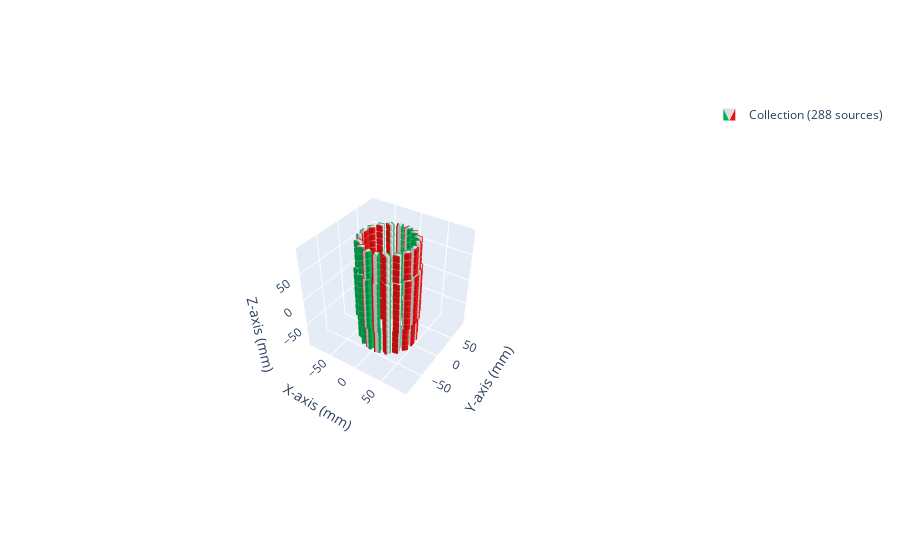

The notebook cell this image was saved under:
### Code cell
plot_halback(halbach)

### Figure 1 — Plotly figure (JSON) as saved in the notebook; plotly's stock layout.template omitted (floating-point values rounded to 4 significant figures; data arrays with more than 128 entries replaced by an {"elided": "..."} marker saying what was removed)
{"data": [{"color": "#2e91e5", "colorscale": [[0, "#00b050"], [0.16, "#00b050"], [0.26, "#dddddd"], [0.74, "#dddddd"], [0.84, "#e71111"], [1, "#e71111"]], "i": {"elided": "3456 int values"}, "intensity": {"elided": "2304 int values"}, "j": {"elided": "3456 int values"}, "k": {"elided": "3456 int values"}, "legendgroup": "Collection(id=4500826112)", "name": "Collection (288 sources)", "opacity": 1, "showlegend": true, "showscale": false, "type": "mesh3d", "x": {"elided": "2304 float values"}, "y": {"elided": "2304 float values"}, "z": {"elided": "2304 float values"}}], "layout": {"autosize": true, "legend": {"itemsizing": "constant"}, "scene": {"aspectmode": "manual", "aspectratio": {"x": 1, "y": 1, "z": 1}, "camera": {"center": {"x": 0, "y": 0, "z": 0}, "eye": {"x": 1.684, "y": -2.526, "z": 2.358}, "projection": {"type": "perspective"}, "up": {"x": 0, "y": 0, "z": 1}}, "xaxis": {"autorange": false, "range": [-95.0, 95.0], "title": {"text": "X-axis (mm)"}, "type": "linear"}, "yaxis": {"autorange": false, "range": [-95.0, 95.0], "title": {"text": "Y-axis (mm)"}, "type": "linear"}, "zaxis": {"autorange": false, "range": [-95.0, 95.0], "title": {"text": "Z-axis (mm)"}, "type": "linear"}}}}
